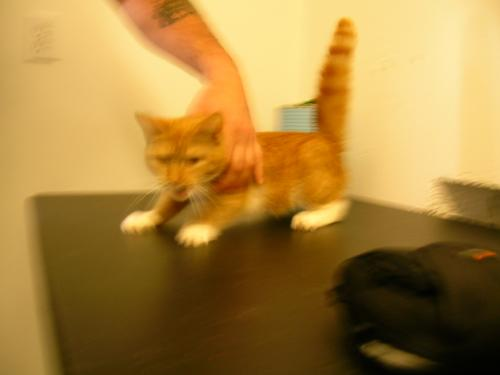
#> input picture dataset/train/cats/0.jpg, 500 x 375 px, found by its file name; its folder holds 3 pictures in this run
$ python svm_classifier.py
#> lines starting #> are read from the running program, lines starting #| are printed output that depends on the picture
import os
import cv2
import numpy as np
import joblib
import matplotlib.pyplot as plt

from sklearn.model_selection import train_test_split
from sklearn.svm import LinearSVC
from sklearn.metrics import accuracy_score, classification_report

# Dataset path
dataset_path = "dataset"

categories = ['cats', 'dogs']

data = []
labels = []

IMG_SIZE = 64

# Load and preprocess images
for category in categories:

    folder_path = os.path.join(dataset_path, category)

    label = categories.index(category)

    for img_name in os.listdir(folder_path):

        img_path = os.path.join(folder_path, img_name)

        try:

            img = cv2.imread(img_path)
#> img is the input picture: shape (375, 500, 3); mean B, G, R 61.8, 130, 167.8

            # Convert to grayscale
            img = cv2.cvtColor(img, cv2.COLOR_BGR2GRAY)
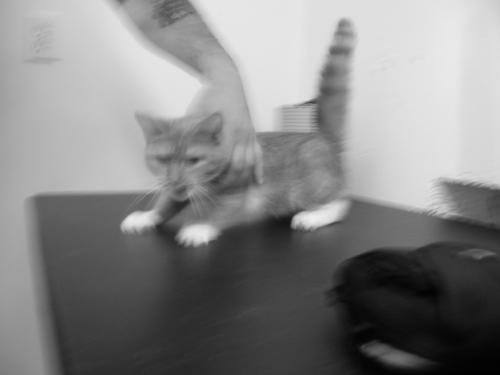
#> img: shape (375, 500); min 1, max 239, mean 133.5

            # Resize image
            img = cv2.resize(img, (IMG_SIZE, IMG_SIZE))
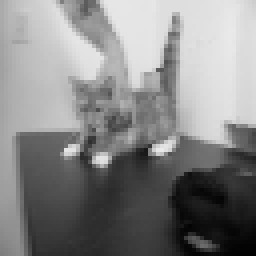
#> img: shape (64, 64) (shown 4 times larger); min 2, max 234, mean 133.4

            # Flatten image
            img = img.flatten()
#> img = 4096 values, max 234 at index 2408, min 2 at index 3967, mean 133.4

            data.append(img)
            labels.append(label)

        except Exception as e:
            print("Error loading image:", img_path)
#> pass 2 of the loop `for category in categories:`:
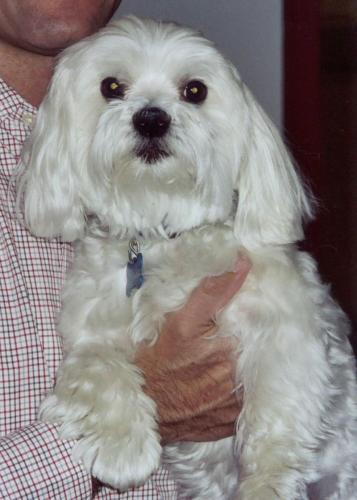
#> input picture dataset/train/dogs/11830.jpg, 357 x 500 px, found by its file name
#> img is the input picture: shape (500, 357, 3); mean B, G, R 132, 133.6, 140.3
#> `img = cv2.cvtColor(img, cv2.COLOR_BGR2GRAY)`:
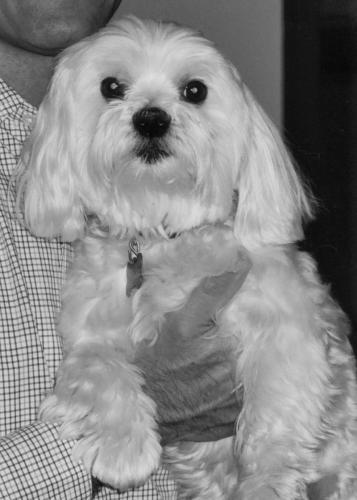
#> img: shape (500, 357); min 5, max 226, mean 135.4
#> `img = cv2.resize(img, (IMG_SIZE, IMG_SIZE))`:
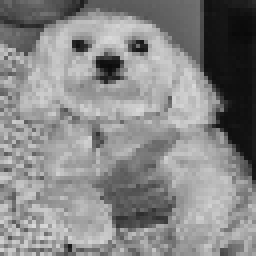
#> img: shape (64, 64) (shown 4 times larger); min 9, max 217, mean 135.2
#> `img = img.flatten()`: img = 4096 values, max 217 at index 603, min 9 at index 570, mean 135.2

# Convert to NumPy arrays
X = np.array(data)
y = np.array(labels)

print("Dataset Loaded")
print("X Shape:", X.shape)
#| X Shape: (4, 4096)
print("Y Shape:", y.shape)
#| Y Shape: (4,)

# Split dataset
X_train, X_test, y_train, y_test = train_test_split(
    X,
    y,
    test_size=0.2,
    random_state=42
)

# Train model
svm_model = LinearSVC()

print("Training Started...")

svm_model.fit(X_train, y_train)

print("Training Completed")

# Predictions
y_pred = svm_model.predict(X_test)

# Accuracy
accuracy = accuracy_score(y_test, y_pred)

print("Accuracy:", accuracy)

print("\nClassification Report:\n")

print(classification_report(y_test, y_pred))

# Save model
joblib.dump(svm_model, "cats_dogs_model.pkl")

print("Model Saved Successfully")

# Display prediction
categories = ['Cat', 'Dog']

index = 0

sample = X_test[index].reshape(64, 64)
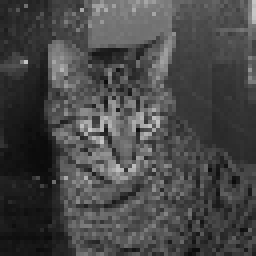
#> sample: shape (64, 64) (shown 4 times larger); min 11, max 199, mean 71.3

prediction = svm_model.predict([X_test[index]])

plt.imshow(sample, cmap='gray')

plt.title("Prediction: " + categories[prediction[0]])

plt.axis('off')

plt.show()
